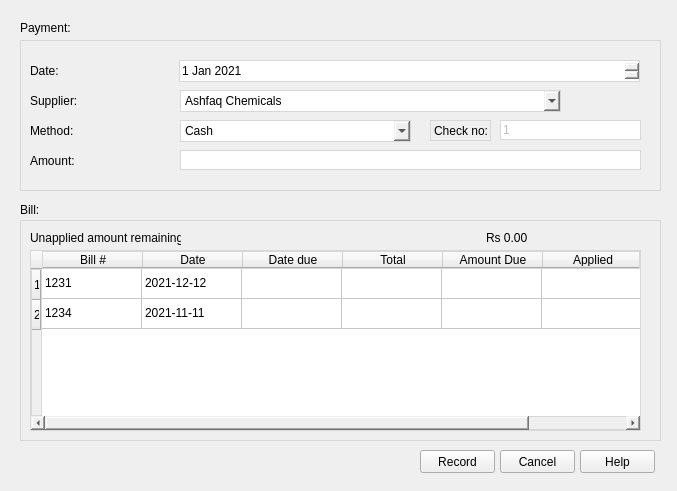
<?xml version="1.0" encoding="UTF-8"?>
<ui version="4.0">
 <class>payPurchaseOrder</class>
 <widget class="QMainWindow" name="payPurchaseOrder">
  <property name="geometry">
   <rect>
    <x>0</x>
    <y>0</y>
    <width>677</width>
    <height>491</height>
   </rect>
  </property>
  <property name="windowTitle">
   <string>Payment</string>
  </property>
  <widget class="QWidget" name="centralwidget">
   <widget class="QFrame" name="frame">
    <property name="geometry">
     <rect>
      <x>20</x>
      <y>40</y>
      <width>641</width>
      <height>151</height>
     </rect>
    </property>
    <property name="styleSheet">
     <string notr="true">border:1px solid rgb(215, 215, 215);</string>
    </property>
    <property name="frameShape">
     <enum>QFrame::StyledPanel</enum>
    </property>
    <property name="frameShadow">
     <enum>QFrame::Raised</enum>
    </property>
    <widget class="QLabel" name="label_3">
     <property name="geometry">
      <rect>
       <x>10</x>
       <y>20</y>
       <width>61</width>
       <height>21</height>
      </rect>
     </property>
     <property name="styleSheet">
      <string notr="true">border:0px;</string>
     </property>
     <property name="text">
      <string>Date:</string>
     </property>
    </widget>
    <widget class="QLabel" name="label_4">
     <property name="geometry">
      <rect>
       <x>10</x>
       <y>50</y>
       <width>61</width>
       <height>21</height>
      </rect>
     </property>
     <property name="styleSheet">
      <string notr="true">border:0px;</string>
     </property>
     <property name="text">
      <string>Supplier:</string>
     </property>
    </widget>
    <widget class="QLabel" name="label_5">
     <property name="geometry">
      <rect>
       <x>10</x>
       <y>80</y>
       <width>61</width>
       <height>21</height>
      </rect>
     </property>
     <property name="styleSheet">
      <string notr="true">border:0px;</string>
     </property>
     <property name="text">
      <string>Method:</string>
     </property>
    </widget>
    <widget class="QLabel" name="label_6">
     <property name="geometry">
      <rect>
       <x>10</x>
       <y>110</y>
       <width>61</width>
       <height>21</height>
      </rect>
     </property>
     <property name="styleSheet">
      <string notr="true">border:0px;</string>
     </property>
     <property name="text">
      <string>Amount:</string>
     </property>
    </widget>
    <widget class="QLabel" name="label_7">
     <property name="geometry">
      <rect>
       <x>410</x>
       <y>80</y>
       <width>61</width>
       <height>21</height>
      </rect>
     </property>
     <property name="text">
      <string>Check no:</string>
     </property>
    </widget>
    <widget class="QDateEdit" name="dateEdit">
     <property name="geometry">
      <rect>
       <x>159</x>
       <y>20</y>
       <width>461</width>
       <height>22</height>
      </rect>
     </property>
     <property name="dateTime">
      <datetime>
       <hour>0</hour>
       <minute>0</minute>
       <second>0</second>
       <year>2021</year>
       <month>1</month>
       <day>1</day>
      </datetime>
     </property>
    </widget>
    <widget class="QComboBox" name="supplierCombo">
     <property name="geometry">
      <rect>
       <x>160</x>
       <y>50</y>
       <width>381</width>
       <height>22</height>
      </rect>
     </property>
     <item>
      <property name="text">
       <string>Ashfaq Chemicals</string>
      </property>
     </item>
     <item>
      <property name="text">
       <string>Highlight Seeds</string>
      </property>
     </item>
    </widget>
    <widget class="QComboBox" name="methodCombo">
     <property name="geometry">
      <rect>
       <x>160</x>
       <y>80</y>
       <width>231</width>
       <height>22</height>
      </rect>
     </property>
     <item>
      <property name="text">
       <string>Cash</string>
      </property>
     </item>
     <item>
      <property name="text">
       <string>Check</string>
      </property>
     </item>
     <item>
      <property name="text">
       <string>Bank Transfer</string>
      </property>
     </item>
    </widget>
    <widget class="QLineEdit" name="amountInput">
     <property name="geometry">
      <rect>
       <x>160</x>
       <y>110</y>
       <width>461</width>
       <height>20</height>
      </rect>
     </property>
     <property name="text">
      <string/>
     </property>
     <property name="alignment">
      <set>Qt::AlignRight|Qt::AlignTrailing|Qt::AlignVCenter</set>
     </property>
    </widget>
    <widget class="QLineEdit" name="checkInput">
     <property name="enabled">
      <bool>false</bool>
     </property>
     <property name="geometry">
      <rect>
       <x>480</x>
       <y>80</y>
       <width>141</width>
       <height>20</height>
      </rect>
     </property>
     <property name="text">
      <string>1</string>
     </property>
    </widget>
    <widget class="QToolButton" name="allCustomersTool">
     <property name="geometry">
      <rect>
       <x>550</x>
       <y>50</y>
       <width>25</width>
       <height>19</height>
      </rect>
     </property>
     <property name="styleSheet">
      <string notr="true">border:0px;</string>
     </property>
     <property name="text">
      <string/>
     </property>
     <property name="icon">
      <iconset>
       <normaloff>C:/Users/MOIZ/Downloads/icons8-customer-16.png</normaloff>C:/Users/MOIZ/Downloads/icons8-customer-16.png</iconset>
     </property>
     <property name="autoRaise">
      <bool>false</bool>
     </property>
    </widget>
    <widget class="QToolButton" name="editCustomerToolBtn">
     <property name="geometry">
      <rect>
       <x>590</x>
       <y>50</y>
       <width>25</width>
       <height>19</height>
      </rect>
     </property>
     <property name="styleSheet">
      <string notr="true">border:0px;</string>
     </property>
     <property name="text">
      <string/>
     </property>
     <property name="icon">
      <iconset>
       <normaloff>C:/Users/MOIZ/Downloads/icons/pencil.png</normaloff>C:/Users/MOIZ/Downloads/icons/pencil.png</iconset>
     </property>
    </widget>
   </widget>
   <widget class="QLabel" name="label">
    <property name="geometry">
     <rect>
      <x>20</x>
      <y>20</y>
      <width>51</width>
      <height>16</height>
     </rect>
    </property>
    <property name="text">
     <string>Payment:</string>
    </property>
   </widget>
   <widget class="QFrame" name="frame_2">
    <property name="geometry">
     <rect>
      <x>20</x>
      <y>220</y>
      <width>641</width>
      <height>221</height>
     </rect>
    </property>
    <property name="styleSheet">
     <string notr="true">border:1px solid rgb(215, 215, 215);</string>
    </property>
    <property name="frameShape">
     <enum>QFrame::StyledPanel</enum>
    </property>
    <property name="frameShadow">
     <enum>QFrame::Raised</enum>
    </property>
    <widget class="QLabel" name="label_8">
     <property name="geometry">
      <rect>
       <x>10</x>
       <y>10</y>
       <width>151</width>
       <height>16</height>
      </rect>
     </property>
     <property name="styleSheet">
      <string notr="true">border:0px;</string>
     </property>
     <property name="text">
      <string>Unapplied amount remaining:</string>
     </property>
    </widget>
    <widget class="QLabel" name="unappliedAmountRemainingInput">
     <property name="geometry">
      <rect>
       <x>466</x>
       <y>10</y>
       <width>111</width>
       <height>16</height>
      </rect>
     </property>
     <property name="styleSheet">
      <string notr="true">border:0px;</string>
     </property>
     <property name="text">
      <string>Rs 0.00</string>
     </property>
    </widget>
    <widget class="QTableWidget" name="tableWidget">
     <property name="geometry">
      <rect>
       <x>10</x>
       <y>30</y>
       <width>611</width>
       <height>181</height>
      </rect>
     </property>
     <row>
      <property name="text">
       <string>1</string>
      </property>
     </row>
     <row>
      <property name="text">
       <string>2</string>
      </property>
     </row>
     <column>
      <property name="text">
       <string>Bill #</string>
      </property>
     </column>
     <column>
      <property name="text">
       <string>Date</string>
      </property>
     </column>
     <column>
      <property name="text">
       <string>Date due</string>
      </property>
     </column>
     <column>
      <property name="text">
       <string>Total</string>
      </property>
     </column>
     <column>
      <property name="text">
       <string>Amount Due</string>
      </property>
     </column>
     <column>
      <property name="text">
       <string>Applied</string>
      </property>
     </column>
     <item row="0" column="0">
      <property name="text">
       <string>1231</string>
      </property>
     </item>
     <item row="0" column="1">
      <property name="text">
       <string>2021-12-12</string>
      </property>
     </item>
     <item row="0" column="2">
      <property name="text">
       <string/>
      </property>
     </item>
     <item row="1" column="0">
      <property name="text">
       <string>1234</string>
      </property>
     </item>
     <item row="1" column="1">
      <property name="text">
       <string>2021-11-11</string>
      </property>
     </item>
    </widget>
   </widget>
   <widget class="QLabel" name="label_2">
    <property name="geometry">
     <rect>
      <x>20</x>
      <y>200</y>
      <width>51</width>
      <height>20</height>
     </rect>
    </property>
    <property name="text">
     <string>Bill:</string>
    </property>
   </widget>
   <widget class="QPushButton" name="recordBtn">
    <property name="geometry">
     <rect>
      <x>420</x>
      <y>450</y>
      <width>75</width>
      <height>23</height>
     </rect>
    </property>
    <property name="text">
     <string>Record</string>
    </property>
   </widget>
   <widget class="QPushButton" name="cancelBtn">
    <property name="geometry">
     <rect>
      <x>500</x>
      <y>450</y>
      <width>75</width>
      <height>23</height>
     </rect>
    </property>
    <property name="text">
     <string>Cancel</string>
    </property>
   </widget>
   <widget class="QPushButton" name="helpBtn">
    <property name="geometry">
     <rect>
      <x>580</x>
      <y>450</y>
      <width>75</width>
      <height>23</height>
     </rect>
    </property>
    <property name="text">
     <string>Help</string>
    </property>
   </widget>
  </widget>
 </widget>
 <resources/>
 <connections/>
</ui>
